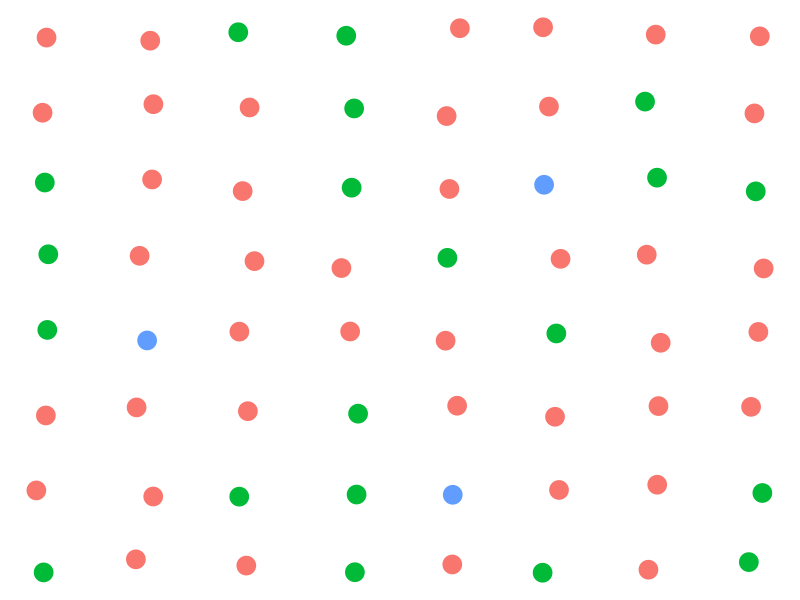

Generate this figure with R:
## ---- chunk 1
#bookdown-demo_files/figure-html/unnamed-chunk-9-1.png ?
library(ggplot2)
library(tibble)
pts<- expand.grid(x = seq(2,16,2), y = seq(2,16,2), type = c("distractor"))
jittr<-.4
pts$x <- pts$x + runif(length(pts$x))*jittr-jittr/2
pts$y <- pts$y + runif(length(pts$y))*jittr-jittr/2
pts$type <- as.character(pts$type)
pts$type[c(1,4,6,8,11,12,13,16,20,25,26,30,33,37,41,44,47,48,52,55,59,60)] <- "distractor2"
pts$type[c(13,26,46)] <- "target"

ymin<-600; ymax<-2000
ggplot(pts,aes(x=x,y=y, color=type)) + geom_point(size=6)  +  theme_void() + theme(legend.position = "none")
#+ ylim(ymin,ymax)
